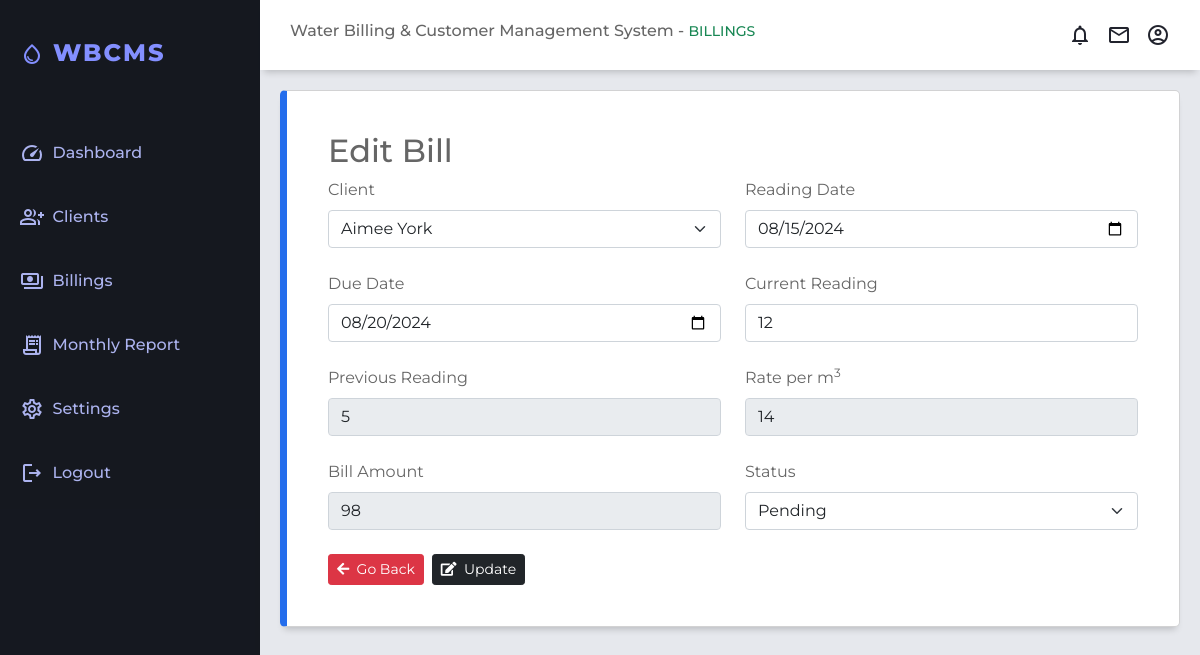
/editBill.php?bill_id=44, run on the app's committed database.
### tables this page shows
CREATE TABLE `tbl_billinglist` (
  `bill_id` int(11) NOT NULL,
  `user_id` int(11) DEFAULT NULL,
  `reading_date` date DEFAULT NULL,
  `due_date` date NOT NULL,
  `current_reading` float(12,2) NOT NULL DEFAULT 0.00,
  `previous_reading` float(12,2) NOT NULL DEFAULT 0.00,
  `rate` float(12,2) NOT NULL DEFAULT 0.00,
  `total` float(12,2) NOT NULL DEFAULT 0.00,
  `status` tinyint(1) NOT NULL DEFAULT 0 COMMENT '0= pending,\r\n1= paid',
  `created_at` datetime NOT NULL DEFAULT current_timestamp(),
  `updated_at` datetime NOT NULL DEFAULT current_timestamp() ON UPDATE current_timestamp()
);

### editBill.php (the view, shortened to what this page needs)
<?php
include("./config/functions.php");
$bill_id = intval($_GET['bill_id']);
try {
    $query = "SELECT b.bill_id, c.client_name, b.reading_date, b.due_date, b.current_reading, b.previous_reading, b.rate, b.total, b.status
              FROM tbl_billinglist b
              JOIN tbl_clients c ON b.user_id = c.user_id
              WHERE b.bill_id = ?";
    $stmt = $conn->prepare($query);
    $stmt->bind_param("i", $bill_id);
    $stmt->execute();
    $result = $stmt->get_result();
    $bill = $result->fetch_assoc();
} catch (Exception $e) {
    die('An error occurred: ' . $e->getMessage());
}
?>
<!DOCTYPE html>
<html lang="en">
<head>
    <link rel="stylesheet" href="https://cdnjs.cloudflare.com/ajax/libs/font-awesome/5.15.3/css/all.min.css" />
    <link rel="stylesheet" href="css/bootstrap5.0.1.min.css">
    <link rel="stylesheet" type="text/css" href="css/datatables-1.10.25.min.css" />
    <link rel="stylesheet" href="css/styles.css">
    <link rel="stylesheet" href="css/customer.css">
    <link rel="stylesheet" href="css/bill.css">
</head>
<body>
    <div class="grid-container">
        <header class="header">
            <div class="header-left">
                <h6 class="text-seconary">Water Billing & Customer Management System - <small class="text-success">BILLINGS</small></h6>
            </div>
            <div class="header-right text-primary">
                <a href="#">
                    <span class="material-icons-outlined">notifications</span>
                </a>
                <a href="#">
                    <span class="material-icons-outlined">email</span>
                </a>
                <a href="./logout.php">
                    <span class="material-icons-outlined">account_circle</span>
                </a>
            </div>
        </header>
        <aside id="sidebar">
            <div class="sidebar-title">
                <div class="sidebar-brand">
                    <span class="material-icons-outlined">water_drop</span>&nbsp;WBCMS
                </div>
            </div>
            <ul class="sidebar-list">
                <li class="sidebar-list-item">
                    <a href="./dashboard.php">
                        <span class="material-icons-outlined">speed</span>&nbsp;&nbsp;Dashboard
                    </a>
                </li>
                <li class="sidebar-list-item">
                    <a href="./client.php">
                        <span class="material-icons-outlined">group_add</span>&nbsp;&nbsp;Clients
                    </a>
                </li>
                <li class="sidebar-list-item">
                    <a href="./billings.php">
                        <span class="material-icons-outlined">payments</span>&nbsp;&nbsp;Billings
                    </a>
                </li>
                <li class="sidebar-list-item">
                    <a href="#reports.php">
                        <span class="material-icons-outlined">receipt_long</span>&nbsp;&nbsp;Monthly Report
                    </a>
                </li>
                <li class="sidebar-list-item">
                    <a href="#settings.php">
                        <span class="material-icons-outlined">settings</span>&nbsp;&nbsp;Settings
                    </a>
                </li>
                <li class="sidebar-list-item">
                    <a href="./logout.php">
                        <span class="material-icons-outlined">logout</span>&nbsp;&nbsp;Logout
                    </a>
                </li>
            </ul>
        </aside>
        <main class="main-container">
            <div class="row">
                <div class="container mt-0">
                    <div class="card">
                        <div class="card-body">
                            <h2>Edit Bill</h2>
                            <form action="<?php echo htmlspecialchars($_SERVER['PHP_SELF']) . '?bill_id=' . $bill_id; ?>" method="POST" class="row g-4">
                                <div class="col-md-6">
                                    <label for="client_id" class="form-label">Client</label>
                                    <select name="client_id" id="client_id" class="form-select" required>
                                        <?php
                                        $clientsQuery = "SELECT user_id, client_name FROM tbl_clients";
                                        $clientsResult = $conn->query($clientsQuery);
                                        while ($client = $clientsResult->fetch_assoc()) {
                                            echo "<option value='" . htmlspecialchars($client['user_id']) . "' " . ($client['user_id'] == $bill['user_id'] ? 'selected' : '') . ">" . htmlspecialchars($client['client_name']) . "</option>";
                                        }
                                        ?>
                                    </select>
                                </div>
                                <div class="col-md-6">
                                    <label for="reading_date" class="form-label">Reading Date</label>
                                    <input type="date" name="reading_date" id="reading_date" class="form-control" value="<?php echo htmlspecialchars($bill['reading_date']); ?>" required>
                                </div>
                                <div class="col-md-6">
                                    <label for="due_date" class="form-label">Due Date</label>
                                    <input type="date" name="due_date" id="due_date" class="form-control" value="<?php echo htmlspecialchars($bill['due_date']); ?>" required>
                                </div>
                                <div class="col-md-6">
                                    <label for="current_reading" class="form-label">Current Reading</label>
                                    <input type="number" name="current_reading" id="current_reading" class="form-control" value="<?php echo htmlspecialchars($bill['current_reading']); ?>" required>
                                </div>
                                <div class="col-md-6">
                                    <label for="previous_reading" class="form-label">Previous Reading</label>
                                    <input type="number" name="previous_reading" id="previous_reading" class="form-control" value="<?php echo htmlspecialchars($bill['previous_reading']); ?>" readonly>
                                </div>
                                <div class="col-md-6">
                                    <label for="rate" class="form-label">Rate per m<sup>3</sup></label>
                                    <input type="number" name="rate" id="rate" class="form-control" value="<?php echo htmlspecialchars($bill['rate']); ?>" readonly>
                                </div>
                                <div class="col-md-6">
                                    <label for="rate" class="form-label">Bill Amount</label>
                                    <input type="number" name="total" id="rate" class="form-control" value="<?php echo htmlspecialchars($bill['total']); ?>" readonly>
                                </div>
                                <div class="col-md-6">
                                    <label for="status" class="form-label">Status</label>
                                    <select name="status" id="status" class="form-select" required>
                                        <option value="0" <?php echo $bill['status'] == 0 ? 'selected' : ''; ?>>Pending</option>
                                    </select>
                                </div>
                                <div class="d-flex justify-content-start">
                                    <a href="billings.php" class="btn btn-sm btn-danger me-2">
                                        <i class="fa fa-arrow-left" aria-hidden="true"></i>&nbsp;&nbsp;Go Back
                                    </a>
                                    <button type="submit" class="btn btn-sm btn-dark me-2">
                                        <i class='fas fa-edit text-white'></i>&nbsp;&nbsp;Update
                                    </button>
                                </div>
                            </form>
                        </div>
                    </div>
                </div>
            </div>
        </main>
    </div>
</body>
</html>

### css/styles.css (style rules this page uses)
body { margin: 0; padding: 0; box-sizing: border-box; background-color: #e6e8ed; color: #666666; font-family: "Montserrat", sans-serif; }
.material-icons-outlined { vertical-align: middle; line-height: 1px; }
.text-primary { color: #666666; }
.grid-container { display: grid; grid-template-columns: 260px 1fr 1fr 1fr; grid-template-rows: 0.2fr 3fr; grid-template-areas: "sidebar header header header" "sidebar main main main"; height: 100vh; }
.header { grid-area: header; height: 70px; background-color: #ffffff; display: flex; align-items: center; justify-content: space-between; padding: 0 30px 0 30px; box-shadow: 0 6px 7px -4px rgba(0, 0, 0, 0.2); }
.header-right { display: flex; align-items: center; }
.header-right a span { font-size: 24px; cursor: pointer; color: #21232d; margin-left: 15px; text-decoration: none; }
#sidebar { grid-area: sidebar; height: 100%; background-color: #090c14f1; color: #838fff; overflow-y: auto; transition: all 0.5s; -webkit-transition: all 0.5s; }
.sidebar-title { display: flex; justify-content: space-between; align-items: center; padding: 20px 20px; margin-bottom: 30px; letter-spacing: 2px; }
.sidebar-brand { margin-top: 15px; font-size: 24px; font-weight: 800; }
.sidebar-list { padding: 0; margin-top: 15px; list-style-type: none; }
.sidebar-list-item { padding: 20px 20px; }
.sidebar-list-item > a { text-decoration: none; color: #acb3ef; font-weight: 500; }
.main-container { grid-area: main; overflow-y: auto; padding: 20px 20px; }
.card { display: flex; flex-direction: column; justify-content: space-around; padding: 25px; background-color: #ffffff; box-sizing: border-box; border: 1px solid #d2d2d3; border-radius: 5px; box-shadow: 0 6px 7px -4px rgba(0, 0, 0, 0.2); }
.card:first-child { border-left: 7px solid #246dec; }

### data on the page
tbl_billinglist: reading_date "08/15/2024", due_date "08/20/2024", current_reading "12", previous_reading "5", rate "14", total "98", status "Pending"

### other printed values
form field client_id "Aimee York"
